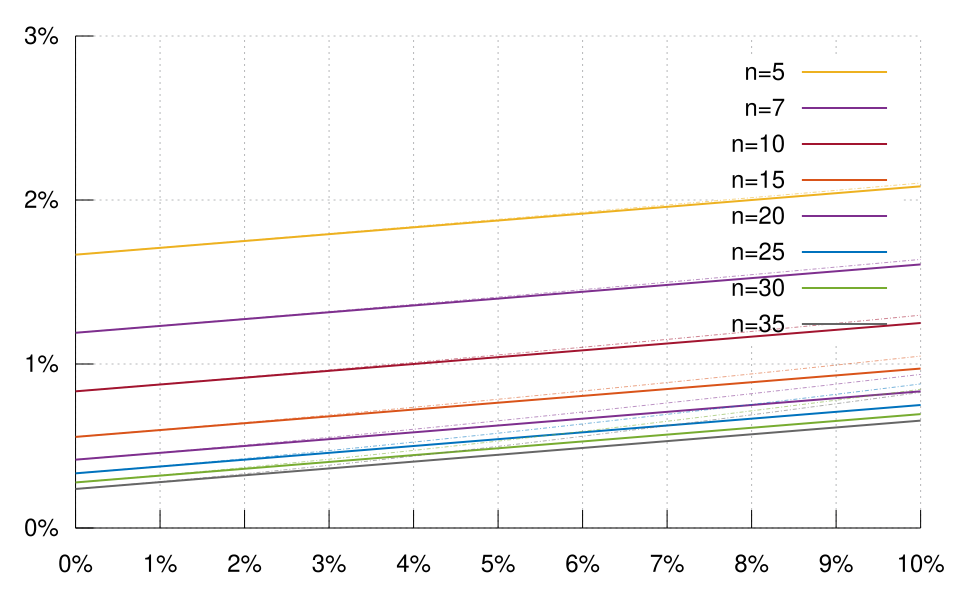

gnuplot code for this plot:
set term svg size 971,600 enhanced font 'Helvetica, 24'
set output 'afapprox.svg'

set samples 500
set xrange [0:10]
set yrange [0:3]
set xtics 1
set ytics 1
set xzeroaxis lt -1 lc rgb "black" lw 1
set yzeroaxis lt -1 lc rgb "black" lw 1

# Add light grid to plot. gnuplotting.org/code/grid.cfg
set style line 102 lc rgb '#b6b7b9' lt 0 lw 1
set grid back ls 102

set border 0

# unset xzeroaxis
# unset yzeroaxis

set xtics nomirror
set ytics nomirror

set format x "%1.0f%%"
set format y "%1.0f%%"

set key right top

af(p, n) = \
      p * (1 + p) ** n / ((1 + p) ** n - 1)

afapprox(p, n) = \
      (1 + n * p / 2) / n

afm(p, n) = \
      100 * af((1 + p / 100) ** (1.0 / 12) - 1, 12 * n)

afapproxm(p, n) = \
      100 * afapprox(p / 100.0 / 12.0, 12 * n)

plot \
     afapproxm(x, 5) t "n=5" lc rgb "#edb120" lw 2,\
     afm(x, 5) notitle lc rgb "#77edb120" lw 1 dt 4,\
     \
     afapproxm(x, 7) t "n=7" lc rgb "#7e2f8e" lw 2,\
     afm(x, 7) notitle lc rgb "#777e2f8e" lw 1 dt 4,\
     \
     afapproxm(x, 10) t "n=10" lc rgb "#a2142f" lw 2,\
     afm(x, 10) notitle lc rgb "#77a2142f" lw 1 dt 4,\
     \
     afapproxm(x, 15) t "n=15" lc rgb "#d95319" lw 2,\
     afm(x, 15) notitle lc rgb "#77d95319" lw 1 dt 4,\
     \
     afapproxm(x, 20) t "n=20" lc rgb "#7e2f8e" lw 2,\
     afm(x, 20) notitle lc rgb "#777e2f8e" lw 1 dt 4,\
     \
     afapproxm(x, 25) t "n=25" lc rgb "#0072bd" lw 2,\
     afm(x, 25) notitle lc rgb "#770072bd" lw 1 dt 4,\
     \
     afapproxm(x, 30) t "n=30" lc rgb "#77ac30" lw 2,\
     afm(x, 30) notitle lc rgb "#7777ac30" lw 1 dt 4,\
     \
     afapproxm(x, 35) t "n=35" lc rgb "#666666" lw 2,\
     afm(x, 35) notitle lc rgb "#77666666" lw 1 dt 4


# pause -1